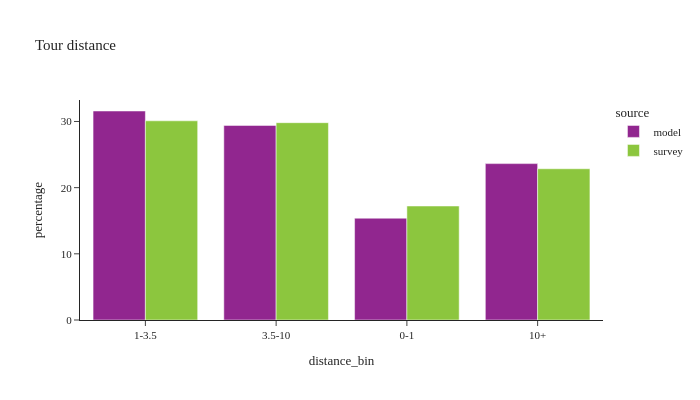

Notebook cell for this chart:
### Code cell
def plot_bins(df: pl.DataFrame, filter_expr=None, title_name=None):

    if filter_expr is not None:
        df = df.filter(filter_expr)

    df_plot = (
        df.filter(pl.col('distance_bin').is_not_null())
        .group_by(['source', 'distance_bin'])
        .agg([
            pl.col('toexpfac').sum().alias('toexpfac'),
            pl.col('toexpfac').count().alias('sample count')
        ])
        .with_columns((100 * pl.col('toexpfac') / pl.col('toexpfac').sum().over(['source'])).alias('percentage'))
    )

    if title_name:
        chart_title = "Tour distance by purpose: " + title_name
    else:
        chart_title = "Tour distance"

    fig = px.bar(df_plot.to_pandas(), x="distance_bin", y="percentage", color="source", barmode="group",
                 facet_col_wrap=2, hover_data=['sample count'],
                 title=chart_title)
    fig.for_each_annotation(lambda a: a.update(text=a.text.split("=")[-1]))
    fig.update_layout(height=400, width=700, font=dict(size=11))
    fig.show()

plot_bins(tour)

### Figure 1 — Plotly figure (JSON) as saved in the notebook; plotly's stock layout.template omitted (floating-point values rounded to 4 significant figures)
{"data": [{"alignmentgroup": "True", "customdata": [[1789045], [1665632], [871420], [1338585]], "hovertemplate": "source=model<br>distance_bin=%{x}<br>percentage=%{y}<br>sample count=%{customdata[0]}<extra></extra>", "legendgroup": "model", "marker": {"color": "#91268F", "pattern": {"shape": ""}}, "name": "model", "offsetgroup": "model", "orientation": "v", "showlegend": true, "textposition": "auto", "type": "bar", "x": ["1-3.5", "3.5-10", "0-1", "10+"], "xaxis": "x", "y": [31.58, 29.4, 15.38, 23.63], "yaxis": "y"}, {"alignmentgroup": "True", "customdata": [[1983], [1306], [1636], [2339]], "hovertemplate": "source=survey<br>distance_bin=%{x}<br>percentage=%{y}<br>sample count=%{customdata[0]}<extra></extra>", "legendgroup": "survey", "marker": {"color": "#8CC63E", "pattern": {"shape": ""}}, "name": "survey", "offsetgroup": "survey", "orientation": "v", "showlegend": true, "textposition": "auto", "type": "bar", "x": ["3.5-10", "10+", "0-1", "1-3.5"], "xaxis": "x", "y": [29.82, 22.85, 17.23, 30.1], "yaxis": "y"}], "layout": {"barmode": "group", "font": {"size": 11}, "height": 400, "legend": {"title": {"text": "source"}, "tracegroupgap": 0}, "title": {"text": "Tour distance"}, "width": 700, "xaxis": {"anchor": "y", "domain": [0.0, 1.0], "title": {"text": "distance_bin"}}, "yaxis": {"anchor": "x", "domain": [0.0, 1.0], "title": {"text": "percentage"}}}}
